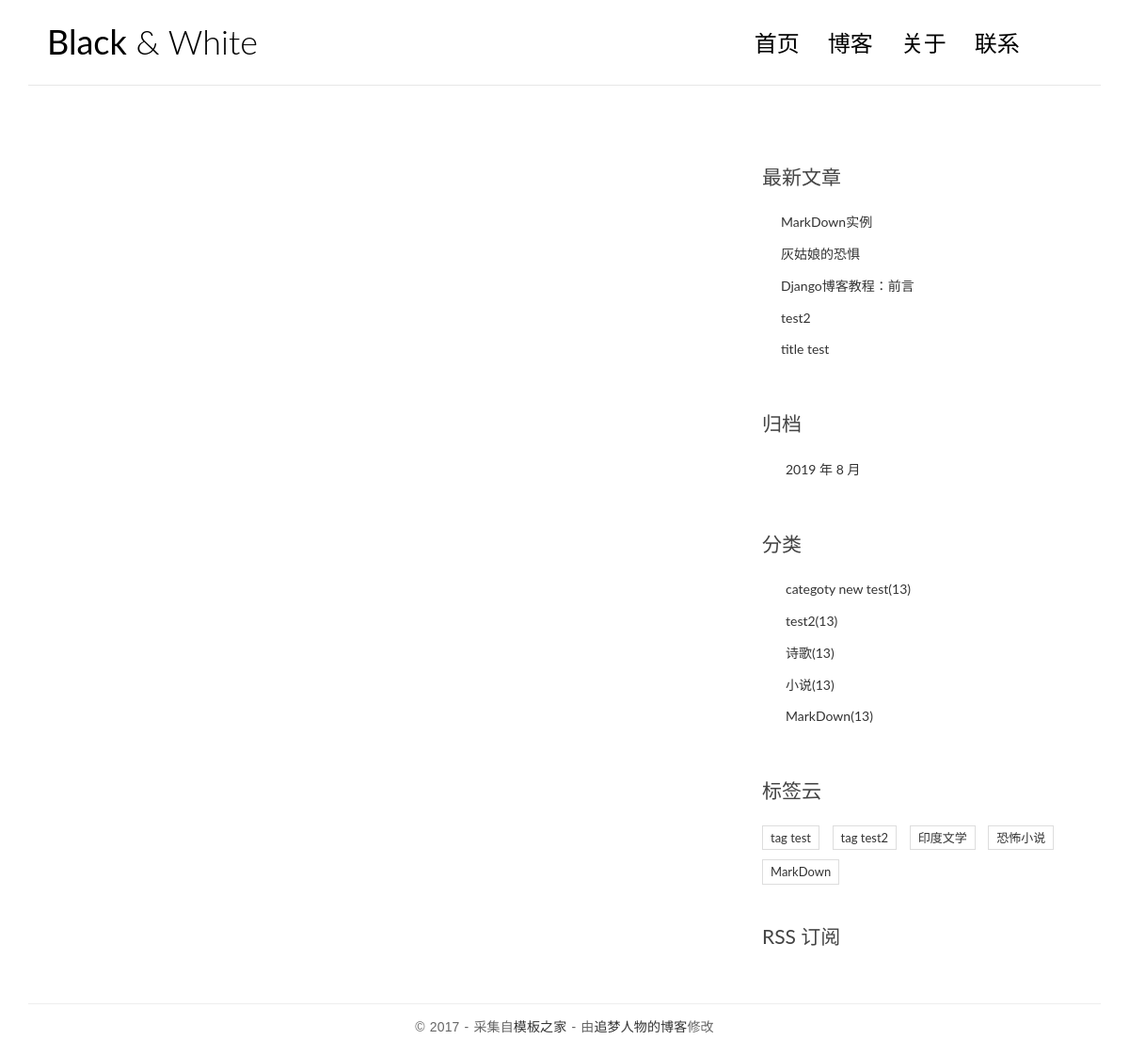
Before: /base with the older database file.
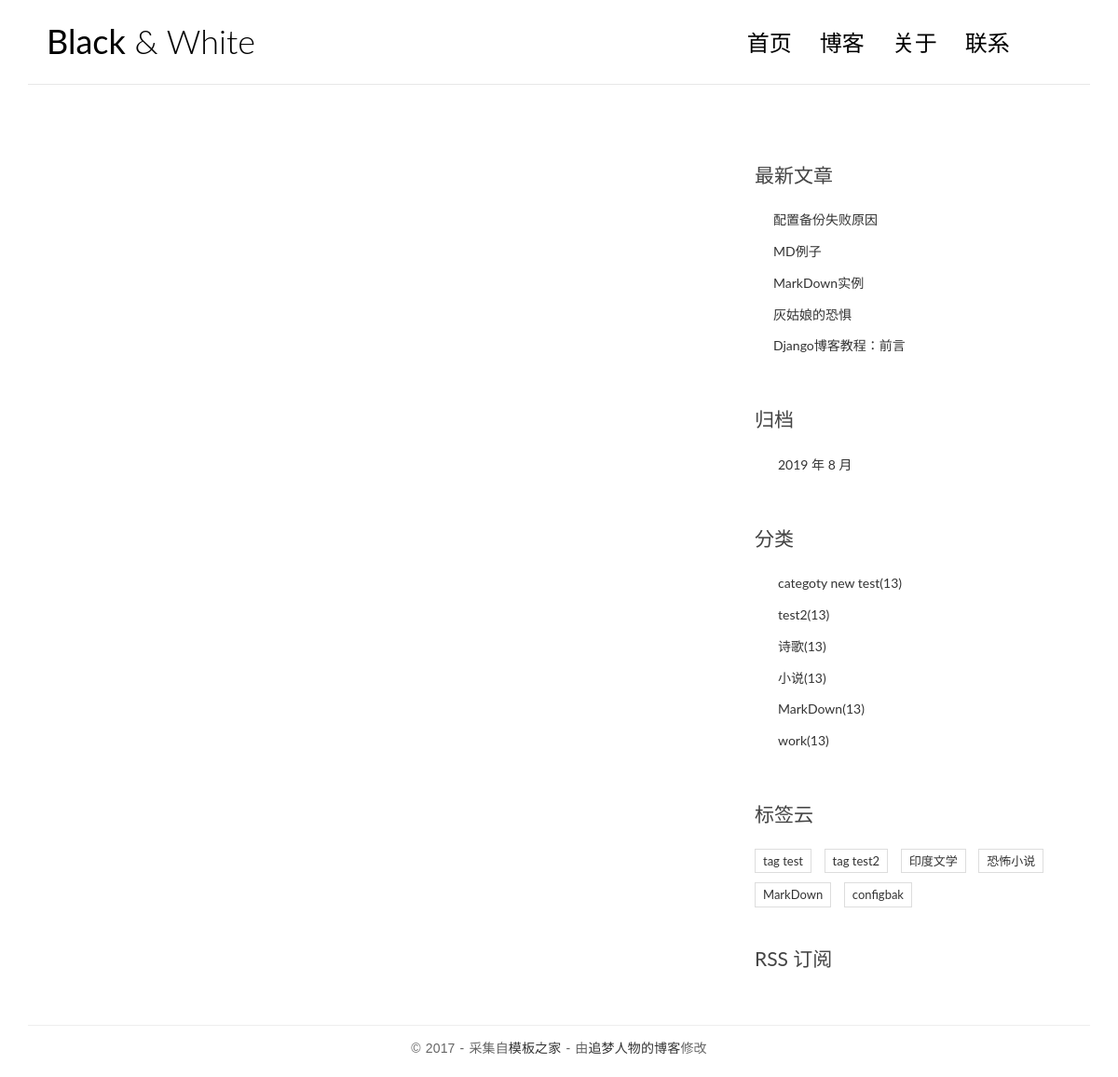
After: the same page with the newer database file.
### blog/models.py (models this page shows, shortened)
class Post(models.Model):
    title = models.CharField('标题',max_length=70)
    body = models.TextField('正文',)
    created_time = models.DateTimeField('创建时间',default=timezone.now)
    modified_time = models.DateTimeField('修改时间',)
    excerpt = models.CharField('摘要',max_length=200, blank=True)
    category = models.ForeignKey(Category, verbose_name='分类',on_delete=models.CASCADE)
    tags = models.ManyToManyField(Tag, verbose_name='标签',blank=True)
    author = models.ForeignKey(User,verbose_name='作者', on_delete=models.CASCADE)
    class Meta:
        verbose_name = '文章'
        verbose_name_plural = verbose_name
    def get_absolute_url(self):
        return reverse('blog:detail', kwargs={'pk': self.pk})

class Category(models.Model):
    name = models.CharField(max_length=100)
    class Meta:
        verbose_name = '分类'
        verbose_name_plural = verbose_name

class Tag(models.Model):
    name = models.CharField(max_length=100)
    class Meta:
        verbose_name = '标签'
        verbose_name_plural = verbose_name

### blog/views.py (the view)
# urls.py: path('base', views.base,name='base'),
def base(request):
    return render(request, 'base.html', locals())

### blog/templatetags/blog_extras.py (called while the page is built)
@register.inclusion_tag('blog/inclusions/_recent_posts.html',takes_context=True)
def show_recent_posts(context,num=5):
    return {
        'recent_post_list':Post.objects.all().order_by('-created_time')[:num]
    }

@register.inclusion_tag('blog/inclusions/_archives.html',takes_context=True)
def show_archives(context):
    return {
        'date_list':Post.objects.dates('created_time','month',order='DESC')
    }

@register.inclusion_tag('blog/inclusions/_categories.html',takes_context=True)
def show_categories(context):
    return {
        'category_list':Category.objects.all()
    }

@register.inclusion_tag('blog/inclusions/_tags.html',takes_context=True)
def show_tags(context):
    return {
        'tag_list':Tag.objects.all()
    }

### templates/base.html (shortened to what this page needs)
{% load static %}
{% load blog_extras %}
<!DOCTYPE html>
<html>
<head>
    <link rel="stylesheet" href="http://code.ionicframework.com/ionicons/2.0.1/css/ionicons.min.css">
    <link rel="stylesheet" href="{% static 'blog/css/bootstrap.min.css' %}">
    <link rel="stylesheet" href="{% static 'blog/css/pace.css' %}">
    <link rel="stylesheet" href="{% static 'blog/css/custom.css' %}">
    <link href="https://cdn.bootcss.com/highlight.js/9.15.8/styles/github.min.css" rel="stylesheet">
</head>
<body>
<div class="container">
    <header id="site-header">
        <div class="row">
            <div class="col-md-4 col-sm-5 col-xs-8">
                <div class="logo">
                    <h1><a href="{% url 'blog:base' %}"><b>Black</b> &amp; White</a></h1>
                </div>
            </div>
            <div class="col-md-8 col-sm-7 col-xs-4">
                <nav class="main-nav" role="navigation">
                    <div class="collapse navbar-collapse" id="bs-example-navbar-collapse-1">
                        <ul class="nav navbar-nav navbar-right">
                            <li class="cl-effect-11"><a href="{% url 'blog:index' %}" data-hover="首页">首页</a></li>
                            <li class="cl-effect-11"><a href="full-width.html" data-hover="博客">博客</a></li>
                            <li class="cl-effect-11"><a href="about.html" data-hover="关于">关于</a></li>
                            <li class="cl-effect-11"><a href="contact.html" data-hover="联系">联系</a></li>
                        </ul>
                    </div>
                </nav>
            </div>
        </div>
    </header>
</div>
<div class="content-body">
    <div class="container">
        <div class="row">
            <main class="col-md-8">
            </main>
            <aside class="col-md-4">
                {% show_recent_posts %}
                {% show_archives %}
                {% show_categories %}
                {% show_tags %}
                <div class="rss">
                    <a href=""> RSS 订阅</a>
                </div>
            </aside>
        </div>
    </div>
</div>
<footer id="site-footer">
    <div class="container">
        <div class="row">
            <div class="col-md-12">
                <p class="copyright">&copy 2017 - 采集自<a href="http://www.cssmoban.com/"
                                                        target="_blank" title="模板之家">模板之家</a>
                    - 由<a href="http://zmrenwu.com/" title="网页模板" target="_blank">追梦人物的博客</a>修改
                </p>
            </div>
        </div>
    </div>
</footer>
<body>
</body>
</body>
</html>

### templates/blog/inclusions/_recent_posts.html
<div class="widget widget-recent-posts">
  <h3 class="widget-title">最新文章</h3>
  <ul>
    {% for post in recent_post_list %}
      <li>
        <a href="{{ post.get_absolute_url }}">{{ post.title }}</a>
      </li>
    {% empty %}
      暂无文章！
    {% endfor %}
  </ul>
</div>

### templates/blog/inclusions/_categories.html
<div class="widget widget-category">
  <h3 class="widget-title">分类</h3>
  <ul>
    {% for category in category_list %}
      <li>
        <a href="{% url 'blog:category' category.pk %}">{{ category.name }}<span class="post-count">(13)</span></a>
      </li>
    {% empty %}
      暂无分类！
    {% endfor %}
  </ul>
</div>

### templates/blog/inclusions/_tags.html
<div class="widget widget-tag-cloud">
  <h3 class="widget-title">标签云</h3>
  <ul>
    {% for tag in tag_list %}
      <li>
        <a href="#">{{ tag.name }}</a>
      </li>
    {% empty %}
      暂无标签！
    {% endfor %}
  </ul>
</div>

Changed rows visible on the page:
no longer on this page (row unchanged): Post: title "test2"
no longer on this page (row unchanged): Post: title "title test"
added Post: title "配置备份失败原因"
added Post: title "MD例子"
added Category: name "work"
added Tag: name "configbak"
